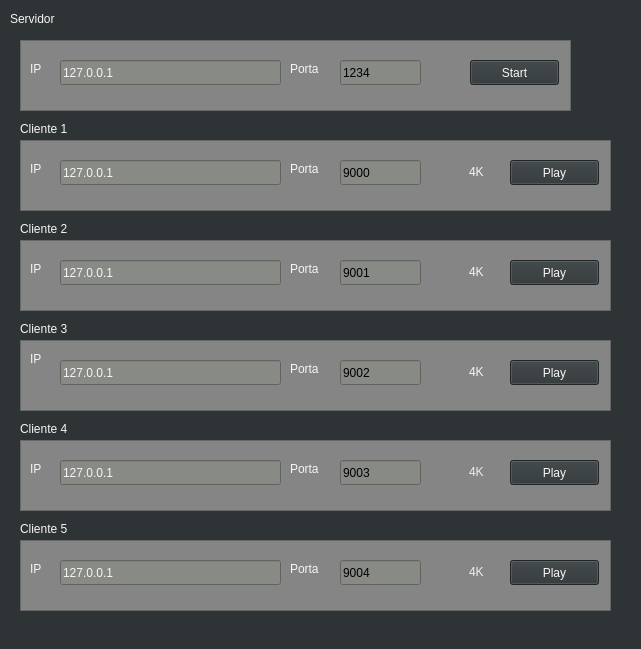
<?xml version="1.0" encoding="UTF-8"?>
<ui version="4.0">
 <class>MainWindow</class>
 <widget class="QMainWindow" name="MainWindow">
  <property name="geometry">
   <rect>
    <x>0</x>
    <y>0</y>
    <width>641</width>
    <height>649</height>
   </rect>
  </property>
  <property name="windowTitle">
   <string>MainWindow</string>
  </property>
  <property name="autoFillBackground">
   <bool>false</bool>
  </property>
  <property name="styleSheet">
   <string notr="true">background-color: rgb(46, 52, 54);</string>
  </property>
  <widget class="QWidget" name="centralWidget">
   <widget class="QLabel" name="label">
    <property name="geometry">
     <rect>
      <x>10</x>
      <y>10</y>
      <width>67</width>
      <height>17</height>
     </rect>
    </property>
    <property name="styleSheet">
     <string notr="true">color: rgb(247, 245, 243);</string>
    </property>
    <property name="text">
     <string>Servidor</string>
    </property>
   </widget>
   <widget class="QLineEdit" name="lineEdit">
    <property name="geometry">
     <rect>
      <x>60</x>
      <y>60</y>
      <width>221</width>
      <height>25</height>
     </rect>
    </property>
    <property name="styleSheet">
     <string notr="true">color: rgb(247, 245, 243);
background-color: rgb(136, 138, 133);</string>
    </property>
    <property name="text">
     <string>127.0.0.1</string>
    </property>
   </widget>
   <widget class="QLabel" name="label_2">
    <property name="geometry">
     <rect>
      <x>30</x>
      <y>60</y>
      <width>21</width>
      <height>17</height>
     </rect>
    </property>
    <property name="styleSheet">
     <string notr="true">color: rgb(247, 245, 243);
background-color: rgba(0,0,0,0%);</string>
    </property>
    <property name="text">
     <string>IP</string>
    </property>
   </widget>
   <widget class="QLabel" name="label_3">
    <property name="geometry">
     <rect>
      <x>290</x>
      <y>60</y>
      <width>41</width>
      <height>17</height>
     </rect>
    </property>
    <property name="styleSheet">
     <string notr="true">color: rgb(247, 245, 243);
background-color: rgba(0,0,0,0%);</string>
    </property>
    <property name="text">
     <string>Porta</string>
    </property>
   </widget>
   <widget class="QLineEdit" name="lineEdit_2">
    <property name="geometry">
     <rect>
      <x>340</x>
      <y>60</y>
      <width>81</width>
      <height>25</height>
     </rect>
    </property>
    <property name="styleSheet">
     <string notr="true">background-color: rgb(136, 138, 133);</string>
    </property>
    <property name="text">
     <string>1234</string>
    </property>
   </widget>
   <widget class="QPushButton" name="pushButton">
    <property name="enabled">
     <bool>true</bool>
    </property>
    <property name="geometry">
     <rect>
      <x>470</x>
      <y>60</y>
      <width>89</width>
      <height>25</height>
     </rect>
    </property>
    <property name="styleSheet">
     <string notr="true">QPushButton#pushButton {
	background-color: rgb(46, 52, 54);
   
	color: rgb(247, 245, 243);
 }
 QPushButton#pushButton:pressed {
    rgb(75, 122, 213)   
 }
 QPushButton#pushButton:hover {
     background-color: rgb(224, 255, 0);
 }</string>
    </property>
    <property name="text">
     <string>Start</string>
    </property>
   </widget>
   <widget class="QGraphicsView" name="graphicsView">
    <property name="geometry">
     <rect>
      <x>20</x>
      <y>40</y>
      <width>551</width>
      <height>71</height>
     </rect>
    </property>
    <property name="styleSheet">
     <string notr="true">
background-color: rgb(133, 133, 133);color: rgb(211, 215, 207);</string>
    </property>
   </widget>
   <widget class="QLineEdit" name="lineEdit_4">
    <property name="geometry">
     <rect>
      <x>340</x>
      <y>160</y>
      <width>81</width>
      <height>25</height>
     </rect>
    </property>
    <property name="styleSheet">
     <string notr="true">background-color: rgb(136, 138, 133);</string>
    </property>
    <property name="text">
     <string>9000</string>
    </property>
   </widget>
   <widget class="QLineEdit" name="lineEdit_3">
    <property name="geometry">
     <rect>
      <x>60</x>
      <y>160</y>
      <width>221</width>
      <height>25</height>
     </rect>
    </property>
    <property name="styleSheet">
     <string notr="true">color: rgb(247, 245, 243);
background-color: rgb(136, 138, 133);</string>
    </property>
    <property name="text">
     <string>127.0.0.1</string>
    </property>
   </widget>
   <widget class="QGraphicsView" name="graphicsView_2">
    <property name="geometry">
     <rect>
      <x>20</x>
      <y>140</y>
      <width>591</width>
      <height>71</height>
     </rect>
    </property>
    <property name="styleSheet">
     <string notr="true">
background-color: rgb(133, 133, 133);</string>
    </property>
   </widget>
   <widget class="QPushButton" name="pushButton_2">
    <property name="enabled">
     <bool>true</bool>
    </property>
    <property name="geometry">
     <rect>
      <x>510</x>
      <y>160</y>
      <width>89</width>
      <height>25</height>
     </rect>
    </property>
    <property name="styleSheet">
     <string notr="true">QPushButton#pushButton_2 {
	background-color: rgb(46, 52, 54);
   
	color: rgb(247, 245, 243);
 }
 QPushButton#pushButton_2:pressed {
    rgb(75, 122, 213)   
 }
 QPushButton#pushButton_2:hover {
     background-color: rgb(224, 255, 0);
 }</string>
    </property>
    <property name="text">
     <string>Play</string>
    </property>
   </widget>
   <widget class="QLabel" name="label_4">
    <property name="geometry">
     <rect>
      <x>290</x>
      <y>160</y>
      <width>41</width>
      <height>17</height>
     </rect>
    </property>
    <property name="styleSheet">
     <string notr="true">color: rgb(247, 245, 243);
background-color: rgba(0,0,0,0%);</string>
    </property>
    <property name="text">
     <string>Porta</string>
    </property>
   </widget>
   <widget class="QLabel" name="label_5">
    <property name="geometry">
     <rect>
      <x>30</x>
      <y>160</y>
      <width>21</width>
      <height>17</height>
     </rect>
    </property>
    <property name="styleSheet">
     <string notr="true">color: rgb(247, 245, 243);
background-color: rgba(0,0,0,0%);</string>
    </property>
    <property name="text">
     <string>IP</string>
    </property>
   </widget>
   <widget class="QCheckBox" name="checkBox">
    <property name="geometry">
     <rect>
      <x>450</x>
      <y>160</y>
      <width>51</width>
      <height>23</height>
     </rect>
    </property>
    <property name="styleSheet">
     <string notr="true">color: rgb(247, 245, 243);
background-color: rgba(0,0,0,0%);</string>
    </property>
    <property name="text">
     <string>4K</string>
    </property>
   </widget>
   <widget class="QLabel" name="label_7">
    <property name="geometry">
     <rect>
      <x>30</x>
      <y>260</y>
      <width>21</width>
      <height>17</height>
     </rect>
    </property>
    <property name="styleSheet">
     <string notr="true">color: rgb(247, 245, 243);
background-color: rgba(0,0,0,0%);</string>
    </property>
    <property name="text">
     <string>IP</string>
    </property>
   </widget>
   <widget class="QLineEdit" name="lineEdit_6">
    <property name="enabled">
     <bool>true</bool>
    </property>
    <property name="geometry">
     <rect>
      <x>340</x>
      <y>260</y>
      <width>81</width>
      <height>25</height>
     </rect>
    </property>
    <property name="styleSheet">
     <string notr="true">background-color: rgb(136, 138, 133);</string>
    </property>
    <property name="text">
     <string>9001</string>
    </property>
   </widget>
   <widget class="QLabel" name="label_8">
    <property name="geometry">
     <rect>
      <x>290</x>
      <y>260</y>
      <width>41</width>
      <height>17</height>
     </rect>
    </property>
    <property name="styleSheet">
     <string notr="true">color: rgb(247, 245, 243);
background-color: rgba(0,0,0,0%);</string>
    </property>
    <property name="text">
     <string>Porta</string>
    </property>
   </widget>
   <widget class="QLineEdit" name="lineEdit_5">
    <property name="geometry">
     <rect>
      <x>60</x>
      <y>260</y>
      <width>221</width>
      <height>25</height>
     </rect>
    </property>
    <property name="styleSheet">
     <string notr="true">color: rgb(247, 245, 243);
background-color: rgb(136, 138, 133);</string>
    </property>
    <property name="text">
     <string>127.0.0.1</string>
    </property>
   </widget>
   <widget class="QGraphicsView" name="graphicsView_3">
    <property name="geometry">
     <rect>
      <x>20</x>
      <y>240</y>
      <width>591</width>
      <height>71</height>
     </rect>
    </property>
    <property name="styleSheet">
     <string notr="true">
background-color: rgb(133, 133, 133);</string>
    </property>
   </widget>
   <widget class="QPushButton" name="pushButton_3">
    <property name="enabled">
     <bool>true</bool>
    </property>
    <property name="geometry">
     <rect>
      <x>510</x>
      <y>260</y>
      <width>89</width>
      <height>25</height>
     </rect>
    </property>
    <property name="styleSheet">
     <string notr="true">QPushButton#pushButton_3 {
	background-color: rgb(46, 52, 54);
   
	color: rgb(247, 245, 243);
 }
 QPushButton#pushButton_3:pressed {
    rgb(75, 122, 213)   
 }
 QPushButton#pushButton_3:hover {
     background-color: rgb(224, 255, 0);
 }</string>
    </property>
    <property name="text">
     <string>Play</string>
    </property>
   </widget>
   <widget class="QCheckBox" name="checkBox_2">
    <property name="geometry">
     <rect>
      <x>450</x>
      <y>260</y>
      <width>51</width>
      <height>23</height>
     </rect>
    </property>
    <property name="styleSheet">
     <string notr="true">color: rgb(247, 245, 243);
background-color: rgba(0,0,0,0%);</string>
    </property>
    <property name="text">
     <string>4K</string>
    </property>
   </widget>
   <widget class="QLabel" name="label_10">
    <property name="geometry">
     <rect>
      <x>290</x>
      <y>360</y>
      <width>41</width>
      <height>17</height>
     </rect>
    </property>
    <property name="styleSheet">
     <string notr="true">color: rgb(247, 245, 243);
background-color: rgba(0,0,0,0%);color: rgb(247, 245, 243);</string>
    </property>
    <property name="text">
     <string>Porta</string>
    </property>
   </widget>
   <widget class="QGraphicsView" name="graphicsView_4">
    <property name="geometry">
     <rect>
      <x>20</x>
      <y>340</y>
      <width>591</width>
      <height>71</height>
     </rect>
    </property>
    <property name="styleSheet">
     <string notr="true">
background-color: rgb(133, 133, 133);</string>
    </property>
   </widget>
   <widget class="QLineEdit" name="lineEdit_8">
    <property name="geometry">
     <rect>
      <x>340</x>
      <y>360</y>
      <width>81</width>
      <height>25</height>
     </rect>
    </property>
    <property name="styleSheet">
     <string notr="true">background-color: rgb(136, 138, 133);</string>
    </property>
    <property name="text">
     <string>9002</string>
    </property>
   </widget>
   <widget class="QLineEdit" name="lineEdit_7">
    <property name="geometry">
     <rect>
      <x>60</x>
      <y>360</y>
      <width>221</width>
      <height>25</height>
     </rect>
    </property>
    <property name="styleSheet">
     <string notr="true">color: rgb(247, 245, 243);
background-color: rgb(136, 138, 133);</string>
    </property>
    <property name="text">
     <string>127.0.0.1</string>
    </property>
   </widget>
   <widget class="QPushButton" name="pushButton_4">
    <property name="enabled">
     <bool>true</bool>
    </property>
    <property name="geometry">
     <rect>
      <x>510</x>
      <y>360</y>
      <width>89</width>
      <height>25</height>
     </rect>
    </property>
    <property name="styleSheet">
     <string notr="true">QPushButton#pushButton_4{
	background-color: rgb(46, 52, 54);
   
	color: rgb(247, 245, 243);
 }
 QPushButton#pushButton_4:pressed {
    rgb(75, 122, 213)   
 }
 QPushButton#pushButton_4:hover {
     background-color: rgb(224, 255, 0);
 }</string>
    </property>
    <property name="text">
     <string>Play</string>
    </property>
   </widget>
   <widget class="QLabel" name="label_12">
    <property name="geometry">
     <rect>
      <x>30</x>
      <y>350</y>
      <width>21</width>
      <height>17</height>
     </rect>
    </property>
    <property name="styleSheet">
     <string notr="true">color: rgb(247, 245, 243);
background-color: rgba(0,0,0,0%);</string>
    </property>
    <property name="text">
     <string>IP</string>
    </property>
   </widget>
   <widget class="QCheckBox" name="checkBox_3">
    <property name="geometry">
     <rect>
      <x>450</x>
      <y>360</y>
      <width>51</width>
      <height>23</height>
     </rect>
    </property>
    <property name="styleSheet">
     <string notr="true">color: rgb(247, 245, 243);
background-color: rgba(0,0,0,0%);</string>
    </property>
    <property name="text">
     <string>4K</string>
    </property>
   </widget>
   <widget class="QCheckBox" name="checkBox_4">
    <property name="geometry">
     <rect>
      <x>450</x>
      <y>460</y>
      <width>51</width>
      <height>23</height>
     </rect>
    </property>
    <property name="styleSheet">
     <string notr="true">color: rgb(247, 245, 243);
background-color: rgba(0,0,0,0%);color: rgb(238, 238, 236);</string>
    </property>
    <property name="text">
     <string>4K</string>
    </property>
   </widget>
   <widget class="QPushButton" name="pushButton_5">
    <property name="enabled">
     <bool>true</bool>
    </property>
    <property name="geometry">
     <rect>
      <x>510</x>
      <y>460</y>
      <width>89</width>
      <height>25</height>
     </rect>
    </property>
    <property name="styleSheet">
     <string notr="true">QPushButton#pushButton_5 {
	background-color: rgb(46, 52, 54);
   
	color: rgb(247, 245, 243);
 }
 QPushButton#pushButton_5:pressed {
    rgb(75, 122, 213)   
 }
 QPushButton#pushButton_5:hover {
     background-color: rgb(224, 255, 0);
 }</string>
    </property>
    <property name="text">
     <string>Play</string>
    </property>
   </widget>
   <widget class="QLineEdit" name="lineEdit_10">
    <property name="geometry">
     <rect>
      <x>340</x>
      <y>460</y>
      <width>81</width>
      <height>25</height>
     </rect>
    </property>
    <property name="styleSheet">
     <string notr="true">background-color: rgb(136, 138, 133);</string>
    </property>
    <property name="text">
     <string>9003</string>
    </property>
   </widget>
   <widget class="QGraphicsView" name="graphicsView_5">
    <property name="geometry">
     <rect>
      <x>20</x>
      <y>440</y>
      <width>591</width>
      <height>71</height>
     </rect>
    </property>
    <property name="styleSheet">
     <string notr="true">
background-color: rgb(133, 133, 133);</string>
    </property>
   </widget>
   <widget class="QLabel" name="label_14">
    <property name="geometry">
     <rect>
      <x>30</x>
      <y>460</y>
      <width>21</width>
      <height>17</height>
     </rect>
    </property>
    <property name="styleSheet">
     <string notr="true">color: rgb(247, 245, 243);
background-color: rgba(0,0,0,0%);color: rgb(247, 245, 243);</string>
    </property>
    <property name="text">
     <string>IP</string>
    </property>
   </widget>
   <widget class="QLineEdit" name="lineEdit_9">
    <property name="geometry">
     <rect>
      <x>60</x>
      <y>460</y>
      <width>221</width>
      <height>25</height>
     </rect>
    </property>
    <property name="styleSheet">
     <string notr="true">color: rgb(247, 245, 243);
background-color: rgb(136, 138, 133);</string>
    </property>
    <property name="text">
     <string>127.0.0.1</string>
    </property>
   </widget>
   <widget class="QLabel" name="label_15">
    <property name="geometry">
     <rect>
      <x>290</x>
      <y>460</y>
      <width>41</width>
      <height>17</height>
     </rect>
    </property>
    <property name="styleSheet">
     <string notr="true">color: rgb(247, 245, 243);
background-color: rgba(0,0,0,0%);color: rgb(247, 245, 243);</string>
    </property>
    <property name="text">
     <string>Porta</string>
    </property>
   </widget>
   <widget class="QLabel" name="label_16">
    <property name="geometry">
     <rect>
      <x>30</x>
      <y>560</y>
      <width>21</width>
      <height>17</height>
     </rect>
    </property>
    <property name="styleSheet">
     <string notr="true">color: rgb(247, 245, 243);
background-color: rgba(0,0,0,0%);color: rgb(247, 245, 243);</string>
    </property>
    <property name="text">
     <string>IP</string>
    </property>
   </widget>
   <widget class="QLabel" name="label_18">
    <property name="geometry">
     <rect>
      <x>290</x>
      <y>560</y>
      <width>41</width>
      <height>17</height>
     </rect>
    </property>
    <property name="styleSheet">
     <string notr="true">color: rgb(247, 245, 243);
background-color: rgba(0,0,0,0%);color: rgb(247, 245, 243);</string>
    </property>
    <property name="text">
     <string>Porta</string>
    </property>
   </widget>
   <widget class="QLineEdit" name="lineEdit_11">
    <property name="geometry">
     <rect>
      <x>60</x>
      <y>560</y>
      <width>221</width>
      <height>25</height>
     </rect>
    </property>
    <property name="styleSheet">
     <string notr="true">color: rgb(247, 245, 243);
background-color: rgb(136, 138, 133);</string>
    </property>
    <property name="text">
     <string>127.0.0.1</string>
    </property>
   </widget>
   <widget class="QLineEdit" name="lineEdit_12">
    <property name="geometry">
     <rect>
      <x>340</x>
      <y>560</y>
      <width>81</width>
      <height>25</height>
     </rect>
    </property>
    <property name="styleSheet">
     <string notr="true">background-color: rgb(136, 138, 133);</string>
    </property>
    <property name="text">
     <string>9004</string>
    </property>
   </widget>
   <widget class="QPushButton" name="pushButton_6">
    <property name="enabled">
     <bool>true</bool>
    </property>
    <property name="geometry">
     <rect>
      <x>510</x>
      <y>560</y>
      <width>89</width>
      <height>25</height>
     </rect>
    </property>
    <property name="styleSheet">
     <string notr="true">QPushButton#pushButton_6 {
	background-color: rgb(46, 52, 54);
   
	color: rgb(247, 245, 243);
 }
 QPushButton#pushButton_6:pressed {
    rgb(75, 122, 213)   
 }
 QPushButton#pushButton_6:hover {
     background-color: rgb(224, 255, 0);
 }</string>
    </property>
    <property name="text">
     <string>Play</string>
    </property>
   </widget>
   <widget class="QGraphicsView" name="graphicsView_6">
    <property name="geometry">
     <rect>
      <x>20</x>
      <y>540</y>
      <width>591</width>
      <height>71</height>
     </rect>
    </property>
    <property name="styleSheet">
     <string notr="true">
background-color: rgb(133, 133, 133);
</string>
    </property>
   </widget>
   <widget class="QCheckBox" name="checkBox_5">
    <property name="geometry">
     <rect>
      <x>450</x>
      <y>560</y>
      <width>51</width>
      <height>23</height>
     </rect>
    </property>
    <property name="styleSheet">
     <string notr="true">color: rgb(247, 245, 243);
background-color: rgba(0,0,0,0%);color: rgb(238, 238, 236);</string>
    </property>
    <property name="text">
     <string>4K</string>
    </property>
   </widget>
   <widget class="QLabel" name="label_19">
    <property name="geometry">
     <rect>
      <x>20</x>
      <y>120</y>
      <width>67</width>
      <height>17</height>
     </rect>
    </property>
    <property name="styleSheet">
     <string notr="true">color: rgb(247, 245, 243);</string>
    </property>
    <property name="text">
     <string>Cliente 1</string>
    </property>
   </widget>
   <widget class="QLabel" name="label_20">
    <property name="geometry">
     <rect>
      <x>20</x>
      <y>220</y>
      <width>67</width>
      <height>17</height>
     </rect>
    </property>
    <property name="styleSheet">
     <string notr="true">color: rgb(247, 245, 243);</string>
    </property>
    <property name="text">
     <string>Cliente 2</string>
    </property>
   </widget>
   <widget class="QLabel" name="label_21">
    <property name="geometry">
     <rect>
      <x>20</x>
      <y>320</y>
      <width>67</width>
      <height>17</height>
     </rect>
    </property>
    <property name="styleSheet">
     <string notr="true">color: rgb(247, 245, 243);</string>
    </property>
    <property name="text">
     <string>Cliente 3</string>
    </property>
   </widget>
   <widget class="QLabel" name="label_22">
    <property name="geometry">
     <rect>
      <x>20</x>
      <y>420</y>
      <width>67</width>
      <height>17</height>
     </rect>
    </property>
    <property name="styleSheet">
     <string notr="true">color: rgb(247, 245, 243);</string>
    </property>
    <property name="text">
     <string>Cliente 4</string>
    </property>
   </widget>
   <widget class="QLabel" name="label_23">
    <property name="geometry">
     <rect>
      <x>20</x>
      <y>520</y>
      <width>67</width>
      <height>17</height>
     </rect>
    </property>
    <property name="styleSheet">
     <string notr="true">color: rgb(247, 245, 243);</string>
    </property>
    <property name="text">
     <string>Cliente 5</string>
    </property>
   </widget>
   <zorder>graphicsView_4</zorder>
   <zorder>graphicsView_6</zorder>
   <zorder>graphicsView_5</zorder>
   <zorder>graphicsView_3</zorder>
   <zorder>graphicsView_2</zorder>
   <zorder>graphicsView</zorder>
   <zorder>label</zorder>
   <zorder>label_2</zorder>
   <zorder>label_3</zorder>
   <zorder>lineEdit_2</zorder>
   <zorder>pushButton</zorder>
   <zorder>lineEdit</zorder>
   <zorder>lineEdit_4</zorder>
   <zorder>lineEdit_3</zorder>
   <zorder>label_4</zorder>
   <zorder>label_5</zorder>
   <zorder>pushButton_2</zorder>
   <zorder>checkBox</zorder>
   <zorder>label_7</zorder>
   <zorder>lineEdit_6</zorder>
   <zorder>label_8</zorder>
   <zorder>lineEdit_5</zorder>
   <zorder>pushButton_3</zorder>
   <zorder>checkBox_2</zorder>
   <zorder>label_10</zorder>
   <zorder>lineEdit_8</zorder>
   <zorder>lineEdit_7</zorder>
   <zorder>pushButton_4</zorder>
   <zorder>label_12</zorder>
   <zorder>checkBox_3</zorder>
   <zorder>checkBox_4</zorder>
   <zorder>pushButton_5</zorder>
   <zorder>lineEdit_10</zorder>
   <zorder>label_14</zorder>
   <zorder>lineEdit_9</zorder>
   <zorder>label_15</zorder>
   <zorder>label_16</zorder>
   <zorder>label_18</zorder>
   <zorder>lineEdit_11</zorder>
   <zorder>lineEdit_12</zorder>
   <zorder>pushButton_6</zorder>
   <zorder>checkBox_5</zorder>
   <zorder>label_19</zorder>
   <zorder>label_20</zorder>
   <zorder>label_21</zorder>
   <zorder>label_22</zorder>
   <zorder>label_23</zorder>
  </widget>
 </widget>
 <layoutdefault spacing="6" margin="11"/>
 <resources/>
 <connections/>
</ui>
